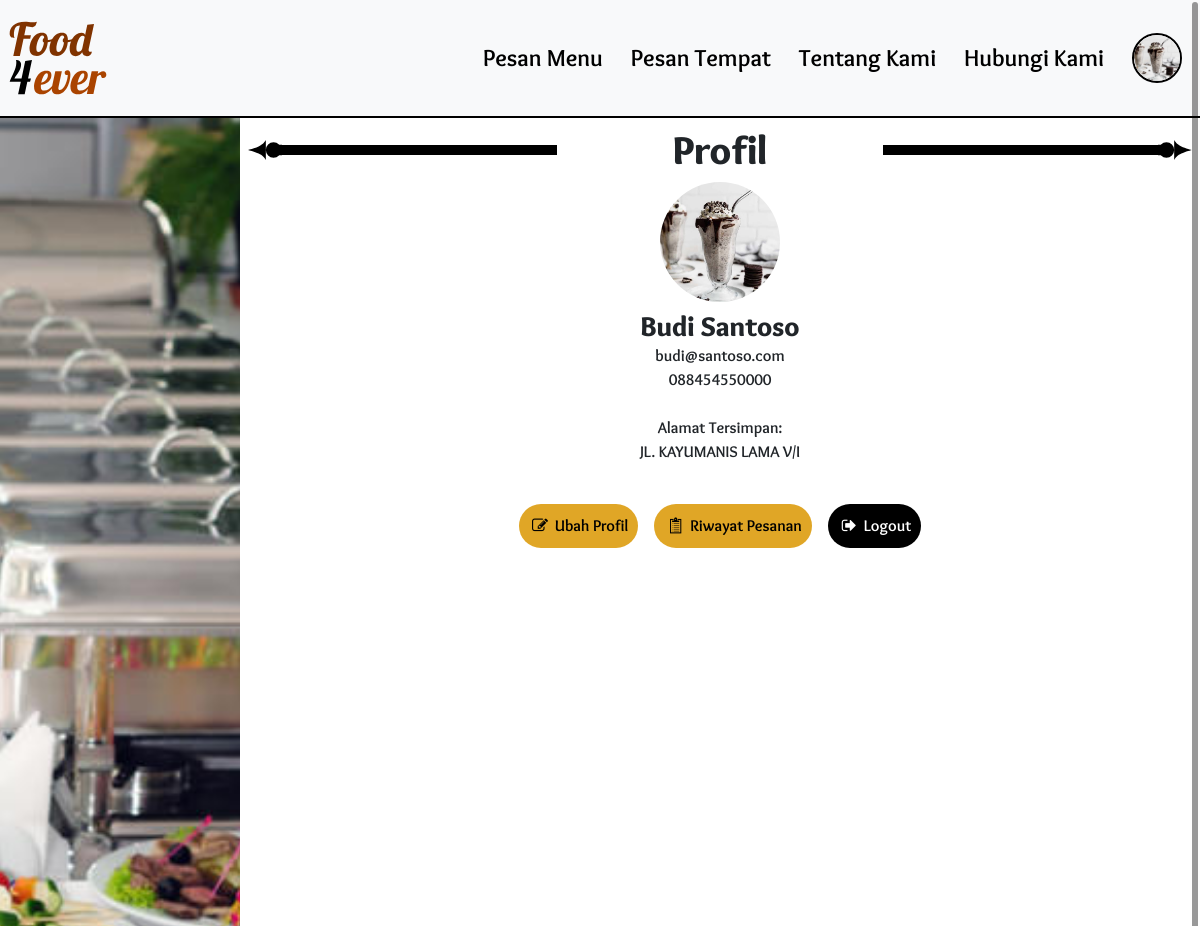
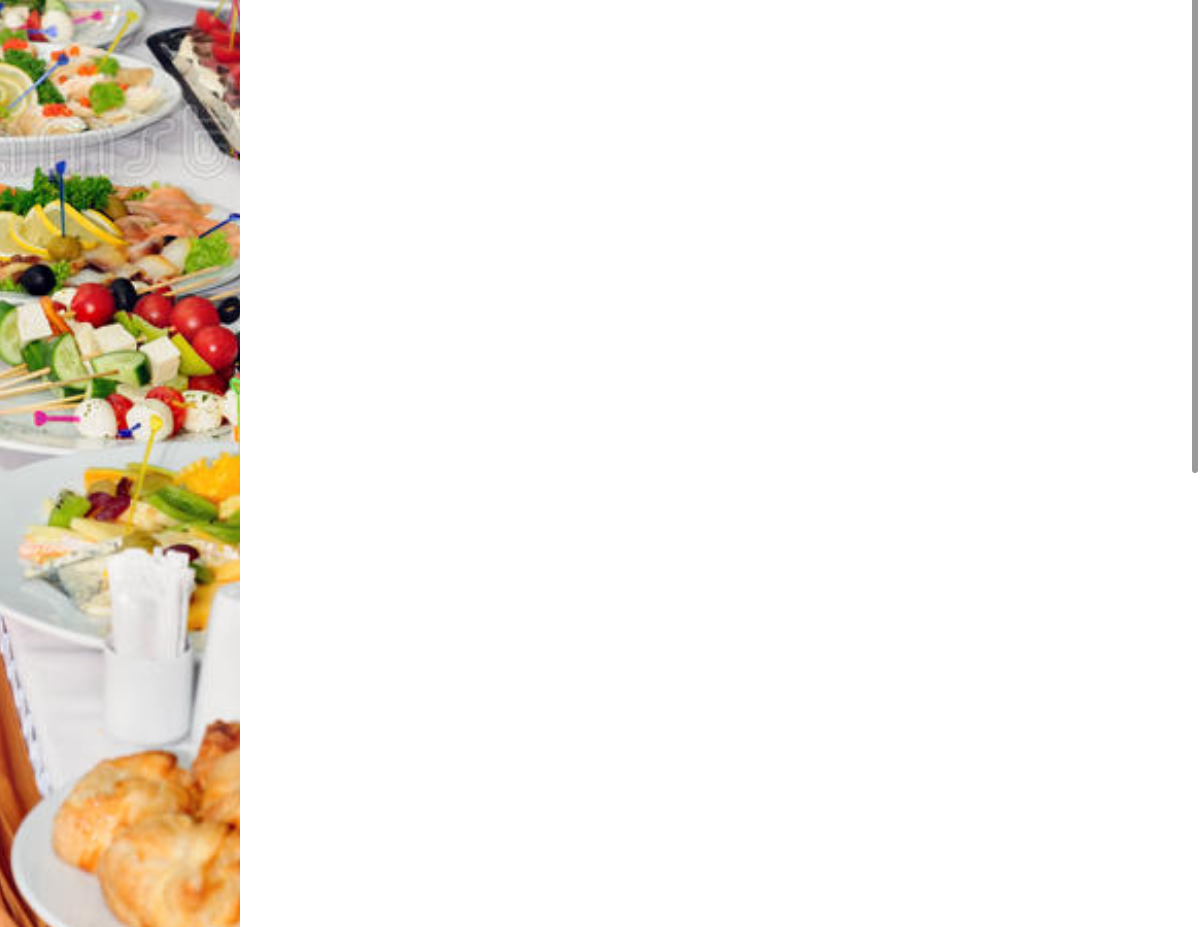
The page /profil.php (signed in) on the database its author committed (2 pictures, top to bottom).
### tables this page shows
CREATE TABLE IF NOT EXISTS `account_tb` (
  `id` int(255) NOT NULL AUTO_INCREMENT,
  `email` varchar(255) NOT NULL,
  `gambar_profil` varchar(255) DEFAULT 'no-photo.png',
  `password` varchar(255) NOT NULL,
  PRIMARY KEY (`id`),
  UNIQUE KEY `email` (`email`)
);

CREATE TABLE IF NOT EXISTS `personal_info_tb` (
  `id` int(255) NOT NULL AUTO_INCREMENT,
  `nama_lengkap` varchar(50) NOT NULL,
  `no_telepon` varchar(12) NOT NULL,
  `alamat` varchar(255) DEFAULT NULL,
  `account_id` int(255) NOT NULL,
  PRIMARY KEY (`id`)
);

### profil.php (the view, shortened to what this page needs)
<?php
    include('_dbconfig/dbConfig.php');
    $stmt = $db->prepare('SELECT a.*, b.*, COUNT(*) AS count_acc, IFNULL(b.alamat, "-") AS alamat_ver FROM account_tb a JOIN personal_info_tb b ON a.id = b.account_id WHERE SHA2(a.email ,256) = :email');
    $stmt->bindParam(':email', $_SESSION['userID']);
    $stmt->execute();
    $personal_info = $stmt->fetch(PDO::FETCH_ASSOC);
?>
<!DOCTYPE html>
<html translate="no">
    <head>
        <?php include('_library/lib-include.php')?>
        <link type="text/css" href="_library/css/profil.css" rel="stylesheet"/>
    </head>
    <body>
        <?php include('_framework/header.php') ?>
        <div class="d-flex" style="min-height:100vh;">
            <div class="d-none d-lg-block" style="width:20vw">
                <img src="administrator/img/style/bg-profil-side.jpg" class="profil-bg"/>
            </div>
            <div class="flex-grow-1" style="max-width:100vw">
                <div class="d-flex justify-content-between align-items-center px-2">
                    <div class="d-flex align-items-center">
                        <img src="administrator/img/style/arrow-left.svg"/>
                    </div>
                    <div class="flex-grow-1 d-flex align-items-center" style="height: 10px;">
                        <img src="administrator/img/style/line.svg" style="height:100%; width:100%; object-fit:cover"/>
                    </div>
                    <h1 class="m-0 p-2 text-center flex-grow-1">Profil</h1>
                    <div class="flex-grow-1 d-flex align-items-center" style="height:10px;">
                        <img src="administrator/img/style/line.svg" style="height:100%; width:100%; object-fit:cover"/>
                    </div>
                    <div class="d-flex align-items-center">
                        <img src="administrator/img/style/arrow-right.svg"/>
                    </div>
                </div>
                <div class="d-flex justify-content-center w-100 position-relative" style="min-height: 100px;">
                    <img src="administrator/img/profil/<?php echo $personal_info['gambar_profil'].'?dummy='.filemtime(dirname(__FILE__).'/administrator/img/profil/'.$personal_info['gambar_profil'])?>" class="rounded-circle img-profil" style="width:120px; height:120px; z-index:30; top:-60px">
                </div>
                <div class="d-flex flex-column align-items-center text-center p-2">
                    <?php
                        echo'<h3 class="m-0 p-0 text-wrap text-break profil-cont">'.$personal_info['nama_lengkap'].'</h3>';
                        echo'<p class="m-0 p-0 text-wrap text-break profil-cont">'.$personal_info['email'].'</p>';
                        echo'<p class="m-0 p-0 text-wrap text-break profil-cont">'.$personal_info['no_telepon'].'</p>';
                        echo'<div class="py-4"><p class="m-0">Alamat Tersimpan:</p><p class="px-auto mx-auto my-0 overflow-auto text-wrap text-break profil-cont">'.$personal_info['alamat_ver'].'</p></div>';
                    ?>
                </div>
                <div class="d-flex justify-content-center flex-wrap">
                    <span class="d-flex align-items-center p-2"><button id="editBtn" class="clean-btn rounded-pill btn-style-1 p-2 icon-edit">&nbspUbah Profil</button></span>
                    <span class="d-flex align-items-center p-2"><button id="historyBtn" class="clean-btn rounded-pill btn-style-1 p-2 icon-clipboard">&nbspRiwayat Pesanan</button></span>
                    <span class="d-flex align-items-center p-2"><button id="logoutBtn" class="clean-btn rounded-pill btn-style-2 p-2 icon-logout">&nbspLogout</button></span>
                </div>
            </div>
        </div>
    </body>
</html>

### _framework/header.php (shortened to what this page needs)
<header>
    <div class="m-0 p-1 bg-light w-100 d-flex align-items-stretch flex-column flex-md-row justify-content-between" style="border-bottom: 2px black solid;">
        <button class="p-1 header-home-btn" id="homeBtn"><img class="img-fluid" src="administrator/img/logo/food4Ever_logo_colored_detail.svg" style="max-width: 150px; min-width:100px; width:auto"/></button>
        <div class="d-lg-flex d-none align-items-stretch w-100 justify-content-end">
            <ul class="header-list d-flex justify-content-end w-100 h-100 align-items-stretch">
                <li class="px-2">
                    <button class="h-100 pesanMenuBtn">Pesan Menu</button>
                </li>
                <li class="px-2">
                    <button class="h-100 pesanTempatBtn">Pesan Tempat</button>
                </li>
                <li class="px-2">
                    <button class="h-100 aboutUsBtn">Tentang Kami</button>
                </li>
                <li class="px-2">
                    <button class="h-100 calllUsBtn">Hubungi Kami</button>
                </li>
                <li class="px-2">
                    <button class="foto-profil-btn-hor h-100 d-flex align-items-center <?php
                        if(isset($_SESSION['userID'])){
                            echo'profilBtn';
                        }
                        else{
                            echo 'loginBtn';
                        }
                    ?>"><?php
                            if(isset($_SESSION['userID'])){
                                $stmt = $db->prepare('SELECT gambar_profil FROM account_tb WHERE SHA2(email, 256)=:email');
                                $stmt->bindParam(':email', $_SESSION['userID']);
                                $stmt->execute();
                                $gambarProfil = $stmt->fetch(PDO::FETCH_ASSOC);
                                echo '<img class="rounded-circle" id="fotoProfilHor" src="administrator/img/profil/'.$gambarProfil['gambar_profil'].'?dummy='.filemtime(dirname(__FILE__).'/../administrator/img/profil/'.$gambarProfil['gambar_profil']).'"/>';
                            }
                            else{
                                echo'Login';
                            }
                    ?></button>
                </li>
            </ul>
        </div>
    </div>
</header>

### _library/css/common.css (style rules this page uses)
* { box-sizing:border-box; font-family: Overlock; font-weight: bold; }
html { scroll-behavior: smooth; }
ul, li { list-style: none; margin:0; padding: 0; }
.btn-style-1 { background-color: #e0a626 !important; color: black; }
.btn-style-2 { background-color: black !important; color: white; }
.clean-btn { outline: none; background-color: transparent; border: solid 2px transparent; }

### _library/css/header.css (style rules this page uses)
.header-home-btn { width: 100%; border: none; outline: none; cursor: pointer; background-color: transparent; }
.header-list { list-style-type: none; padding: 0; margin: 0; height: 100%; }
.header-list li button { font-size: 1.5rem; outline: none; border: none; background-color: inherit; font-family: Overlock; font-weight: bold; }
#fotoProfilHor { width: 50px; height: 50px; z-index: 1; object-fit:cover; border: solid 2px black !important; }
@media screen and (min-width: 992px) { .header-home-btn { width: auto; } }

### _library/OverlayScrollbars-master/css/OverlayScrollbars.css (style rules this page uses)
html.os-html, html.os-html > .os-host { display: block; overflow: hidden; box-sizing: border-box; height: 100% !important; width: 100% !important; min-width: 100% !important; min-height: 100% !important; margin: 0 !important; position: absolute !important; }
.os-host, .os-host-textarea { position: relative; overflow: visible !important; -webkit-box-orient: vertical; -webkit-box-direction: normal; -ms-flex-direction: column; flex-direction: column; -ms-flex-wrap: nowrap; flex-wrap: nowrap; -webkit-box-pack: start; -ms-flex-pack: start; justify-content: flex-start; -ms-flex-line-pack: start; align-content: flex-start; -webkit-box-align: start; -ms-flex-align: start; -ms-grid-row-align: flex-start; align-items: flex-start; }
.os-host-overflow { overflow: hidden !important; }

### _library/css/profil.css (style rules this page uses)
.profil-bg { object-fit: cover; width:100%; height:100% }
.img-profil { position: absolute; object-fit: cover; }
.profil-cont { width:100%; }
@media screen and (min-width: 992px) { .img-profil { position: static; } }
@media screen and (min-width: 992px) { .profil-cont { width:500px; } }

### rows shown on the page
account_tb: gambar_profil (placeholder picture), personal_info_tb.nama_lengkap "Budi Santoso", email "budi@santoso.com", personal_info_tb.no_telepon "088454550000"

### other values the page prints
$personal_info['alamat_ver'] "JL. KAYUMANIS LAMA V/I"
